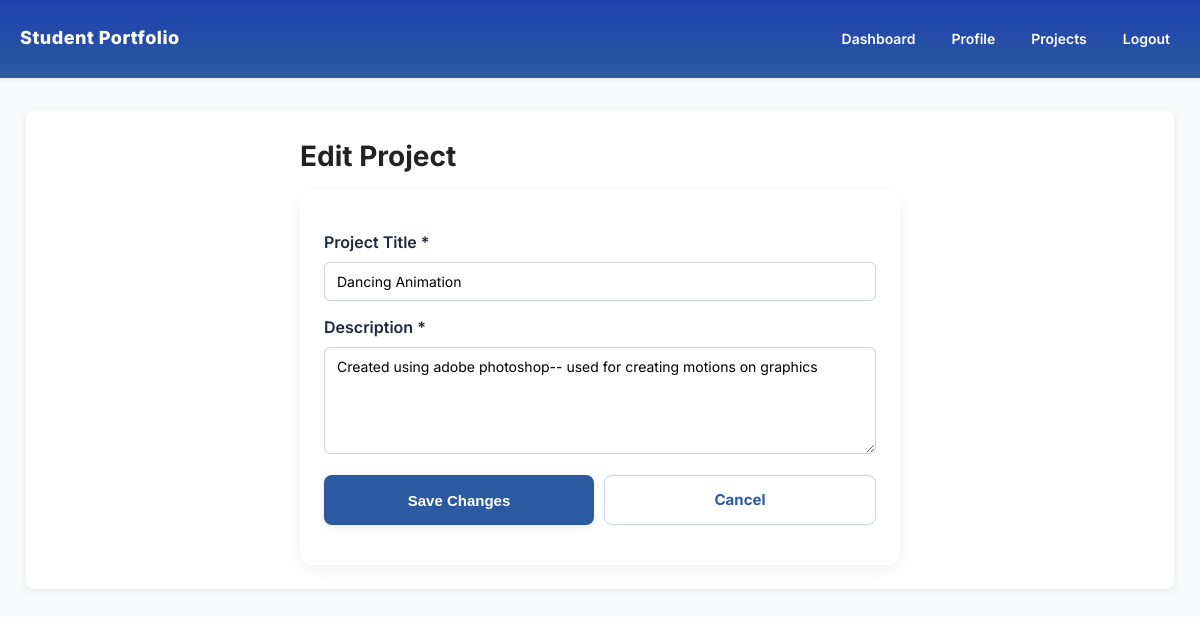
/projects/edit/3 (signed in), run on the app's committed database.
### app.py (models this page shows)
class Project(db.Model):
    id = db.Column(db.Integer, primary_key=True)
    title = db.Column(db.String(150), nullable=False)
    description = db.Column(db.Text)
    image_file = db.Column(db.String(255))
    date_posted = db.Column(db.DateTime, default=datetime.utcnow)
    user_id = db.Column(db.Integer, db.ForeignKey('user.id'))

### app.py (the view)
@app.route('/projects/edit/<int:id>', methods=['GET', 'POST'])
@login_required
def edit_project(id):
    project = Project.query.get_or_404(id)
    if project.user_id != current_user.id and not current_user.is_admin:
        flash('Access denied.', 'danger')
        return redirect(url_for('projects'))
    if request.method == 'POST':
        project.title = request.form['title']
        project.description = request.form['description']
        db.session.commit()
        flash('Project updated.', 'success')
        return redirect(url_for('projects'))
    return render_template('edit_project.html', project=project)

### app.py (called while the page is built)
@login_manager.user_loader
def load_user(user_id):
    return User.query.get(int(user_id))

### templates/edit_project.html (shortened to what this page needs)
{% extends "layout.html" %}
{% block content %}
<div class="narrow-md">
  <h2 class="page-title">Edit Project</h2>
  <div class="card">
    <form method="POST">
      <div class="form-group">
        <label for="title">Project Title *</label>
        <input type="text" name="title" id="title" value="{{ project.title }}" required />
      </div>
      <div class="form-group">
        <label for="description">Description *</label>
        <textarea name="description" id="description" rows="5" required>{{ project.description }}</textarea>
      </div>
      <div style="display:flex; gap:10px; margin-top:12px;">
        <button type="submit" class="btn btn-primary" style="flex:1;">Save Changes</button>
        <a href="{{ url_for('projects') }}" class="btn btn-secondary" style="flex:1; text-align:center;">Cancel</a>
      </div>
    </form>
  </div>
</div>
{% endblock %}

### static/site.css (style rules this page uses)
:root { --font-sans: "Inter", "Segoe UI", Roboto, "Helvetica Neue", Arial, sans-serif; --base-font-size: 16px; --base-line-height: 1.6; --space-1: 4px; --space-2: 8px; --space-3: 12px; --space-4: 16px; --space-5: 24px; --radius: 8px; --primary-color: #2c5aa0; --accent-color: #0ea5e9; --accent-dark: #0284c7; --muted: #64748b; --background: #f8fafc; --white: #ffffff; --card-shadow: 0 2px 8px rgba(15,23,42,0.08); --gradient-navbar: linear-gradient(180deg, #1e40af 0%, #2c5aa0 100%); }
body { font-family: var(--font-sans); font-size: var(--base-font-size); line-height: var(--base-line-height); color: #222; background-color: var(--background); margin: 0; padding: 0; -webkit-font-smoothing: antialiased; -moz-osx-font-smoothing: grayscale; }
a { text-decoration: none; color: inherit }
h1, h2, h3, h4, h5, h6 { color: #222; margin-top: 0; font-weight: 700 }
h2 { font-size: 26px; margin-bottom: 10px }
.btn { padding: 12px 18px; border-radius: 8px; font-weight: 700; cursor: pointer; transition: transform 0.12s ease, box-shadow 0.12s ease; border: none; font-size: 15px; display: inline-block; }
.btn-primary { background-color: var(--primary-color); color: var(--white); box-shadow: 0 2px 6px rgba(44,90,160,0.12) }
.btn-secondary { background-color: transparent; color: var(--primary-color); border: 1px solid #cbd5e1 }
.narrow-md { max-width: 600px; margin: 0 auto }
form { margin:16px 0; max-width:600px }
.form-group { margin-bottom:14px }
label { display:block; margin-bottom:6px; font-weight:600; color:#1e293b }
input[type="text"], input[type="email"], input[type="password"], input[type="url"], textarea, select { width:100%; padding:10px 12px; border:1px solid #cbd5e1; border-radius:6px; font-family:inherit; font-size:14px; transition: border-color .12s ease, box-shadow .12s ease; box-sizing:border-box; background:var(--white) }
textarea { resize:vertical; min-height:100px }
.page-title { font-size: 28px; margin-bottom: 12px; color: var(--dark-text); }
.card { background: var(--white); padding: 24px; border-radius: 12px; box-shadow: 0 4px 16px rgba(0,0,0,0.06); }

### data on the page
Project: title "Dancing Animation", description "Created using adobe photoshop-- used for creating motions on graphics"
